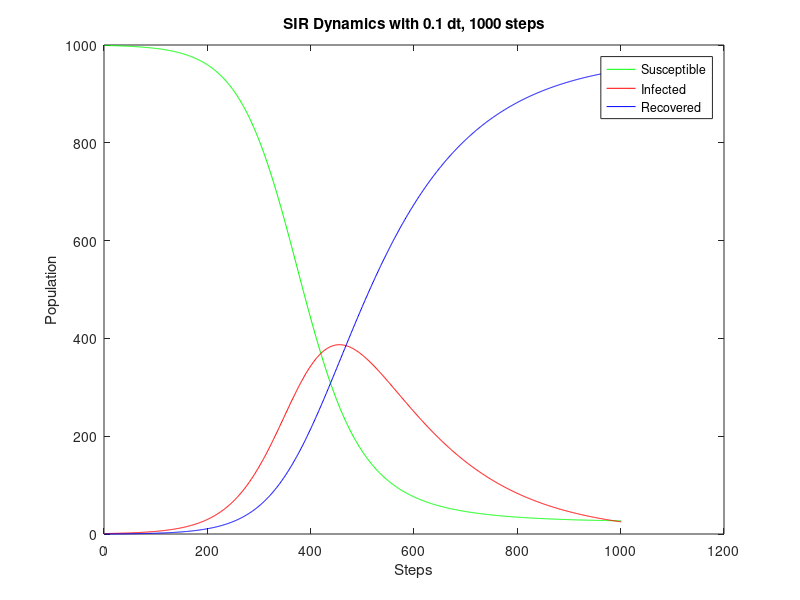

Source code (MATLAB):
steps = 1000;
dt = 0.1;
replications = 0;
dynamics = [
999.000,1.000,0.000;
999.000,1.000,0.000;
999.000,1.000,0.000;
999.000,1.000,0.000;
998.975,1.018,0.007;
998.950,1.037,0.013;
998.925,1.055,0.020;
998.900,1.074,0.027;
998.874,1.093,0.034;
998.847,1.112,0.041;
998.821,1.132,0.048;
998.793,1.152,0.055;
998.766,1.172,0.063;
998.737,1.193,0.070;
998.709,1.214,0.078;
998.679,1.235,0.086;
998.650,1.257,0.094;
998.619,1.279,0.102;
998.588,1.302,0.110;
998.557,1.325,0.118;
998.525,1.348,0.127;
998.493,1.372,0.135;
998.459,1.396,0.144;
998.426,1.421,0.153;
998.392,1.446,0.162;
998.357,1.472,0.172;
998.321,1.498,0.181;
998.285,1.524,0.191;
998.248,1.551,0.201;
998.211,1.578,0.211;
998.173,1.606,0.221;
998.134,1.635,0.231;
998.095,1.663,0.242;
998.055,1.693,0.252;
998.014,1.723,0.263;
997.973,1.753,0.274;
997.930,1.784,0.286;
997.887,1.815,0.297;
997.844,1.848,0.309;
997.799,1.880,0.321;
997.754,1.913,0.333;
997.708,1.947,0.345;
997.661,1.981,0.358;
997.613,2.016,0.370;
997.565,2.052,0.383;
997.515,2.088,0.397;
997.465,2.125,0.410;
997.414,2.163,0.424;
997.362,2.201,0.438;
997.309,2.240,0.452;
997.255,2.279,0.466;
997.200,2.319,0.481;
997.144,2.360,0.496;
997.087,2.402,0.511;
997.029,2.444,0.527;
996.970,2.487,0.542;
996.911,2.531,0.558;
996.850,2.576,0.575;
996.788,2.621,0.591;
996.725,2.667,0.608;
996.660,2.714,0.625;
996.595,2.762,0.643;
996.529,2.811,0.660;
996.461,2.860,0.679;
996.392,2.911,0.697;
996.322,2.962,0.716;
996.251,3.014,0.735;
996.178,3.067,0.754;
996.105,3.121,0.774;
996.030,3.176,0.794;
995.953,3.232,0.814;
995.875,3.289,0.835;
995.796,3.347,0.856;
995.716,3.406,0.878;
995.634,3.466,0.900;
995.551,3.527,0.922;
995.466,3.589,0.945;
995.380,3.652,0.968;
995.292,3.717,0.992;
995.202,3.782,1.015;
995.112,3.849,1.040;
995.019,3.916,1.065;
994.925,3.985,1.090;
994.829,4.055,1.115;
994.732,4.127,1.142;
994.633,4.199,1.168;
994.532,4.273,1.195;
994.429,4.348,1.223;
994.325,4.425,1.251;
994.219,4.502,1.279;
994.110,4.581,1.308;
994.000,4.662,1.338;
993.889,4.744,1.368;
993.775,4.827,1.398;
993.659,4.912,1.429;
993.541,4.998,1.461;
993.421,5.086,1.493;
993.299,5.175,1.526;
993.175,5.266,1.559;
993.049,5.358,1.593;
992.920,5.452,1.628;
992.789,5.548,1.663;
992.656,5.645,1.698;
992.521,5.744,1.735;
992.383,5.845,1.772;
992.243,5.947,1.809;
992.101,6.052,1.848;
991.956,6.158,1.887;
991.808,6.266,1.926;
991.658,6.375,1.967;
991.505,6.487,2.008;
991.350,6.601,2.049;
991.192,6.716,2.092;
991.031,6.834,2.135;
990.867,6.953,2.179;
990.701,7.075,2.224;
990.532,7.199,2.270;
990.359,7.325,2.316;
990.184,7.453,2.363;
990.006,7.583,2.411;
989.825,7.715,2.460;
989.640,7.850,2.510;
989.452,7.987,2.560;
989.262,8.127,2.612;
989.067,8.269,2.664;
988.870,8.413,2.717;
988.669,8.560,2.771;
988.464,8.709,2.826;
988.256,8.861,2.883;
988.045,9.016,2.940;
987.829,9.173,2.998;
987.611,9.333,3.057;
987.388,9.495,3.117;
987.161,9.661,3.178;
986.931,9.829,3.240;
986.696,10.000,3.304;
986.458,10.174,3.368;
986.216,10.351,3.433;
985.969,10.531,3.500;
985.718,10.714,3.568;
985.463,10.900,3.637;
985.203,11.090,3.707;
984.939,11.282,3.779;
984.671,11.478,3.851;
984.397,11.677,3.925;
984.120,11.880,4.000;
983.837,12.086,4.077;
983.550,12.295,4.155;
983.257,12.509,4.234;
982.960,12.725,4.315;
982.658,12.946,4.397;
982.350,13.170,4.480;
982.038,13.398,4.565;
981.720,13.629,4.651;
981.396,13.865,4.739;
981.067,14.105,4.828;
980.733,14.348,4.919;
980.393,14.596,5.011;
980.047,14.848,5.105;
979.695,15.104,5.201;
979.337,15.364,5.298;
978.973,15.629,5.397;
978.603,15.898,5.498;
978.227,16.172,5.601;
977.845,16.450,5.705;
977.456,16.733,5.811;
977.060,17.021,5.919;
976.658,17.314,6.028;
976.249,17.611,6.140;
975.833,17.913,6.253;
975.411,18.221,6.369;
974.981,18.533,6.486;
974.544,18.851,6.606;
974.100,19.173,6.727;
973.648,19.502,6.851;
973.189,19.835,6.976;
972.722,20.174,7.104;
972.247,20.519,7.234;
971.764,20.869,7.366;
971.274,21.225,7.501;
970.775,21.587,7.638;
970.268,21.955,7.777;
969.753,22.329,7.918;
969.229,22.709,8.062;
968.696,23.095,8.208;
968.155,23.488,8.357;
967.605,23.887,8.509;
967.045,24.292,8.663;
966.477,24.704,8.819;
965.899,25.122,8.979;
965.312,25.548,9.140;
964.715,25.980,9.305;
964.108,26.419,9.473;
963.492,26.865,9.643;
962.865,27.319,9.816;
962.228,27.779,9.992;
961.581,28.247,10.171;
960.924,28.723,10.354;
960.255,29.206,10.539;
959.576,29.697,10.727;
958.886,30.195,10.919;
958.185,30.702,11.113;
957.473,31.216,11.311;
956.749,31.739,11.513;
956.013,32.269,11.717;
955.266,32.809,11.925;
954.507,33.356,12.137;
953.736,33.912,12.352;
952.952,34.477,12.571;
952.156,35.051,12.793;
951.348,35.633,13.019;
950.526,36.225,13.249;
949.692,36.825,13.483;
948.844,37.435,13.720;
947.984,38.055,13.962;
947.109,38.683,14.207;
946.221,39.322,14.457;
945.319,39.970,14.711;
944.404,40.628,14.968;
943.473,41.296,15.231;
942.529,41.974,15.497;
941.570,42.663,15.768;
940.595,43.361,16.043;
939.606,44.071,16.323;
938.602,44.790,16.607;
937.583,45.521,16.897;
936.547,46.262,17.190;
935.496,47.015,17.489;
934.429,47.778,17.792;
933.346,48.553,18.101;
932.247,49.339,18.414;
931.130,50.137,18.733;
929.998,50.946,19.056;
928.848,51.767,19.385;
927.681,52.600,19.720;
926.496,53.445,20.059;
925.294,54.302,20.404;
924.074,55.171,20.755;
922.836,56.052,21.111;
921.580,56.947,21.473;
920.306,57.853,21.841;
919.012,58.773,22.215;
917.700,59.705,22.594;
916.369,60.651,22.980;
915.019,61.609,23.372;
913.649,62.581,23.770;
912.260,63.566,24.174;
910.850,64.565,24.585;
909.421,65.577,25.002;
907.971,66.603,25.426;
906.501,67.643,25.857;
905.010,68.696,26.294;
903.498,69.764,26.738;
901.965,70.846,27.189;
900.411,71.942,27.647;
898.835,73.053,28.112;
897.238,74.178,28.584;
895.618,75.318,29.064;
893.977,76.473,29.551;
892.313,77.642,30.045;
890.626,78.826,30.547;
888.917,80.026,31.057;
887.185,81.240,31.575;
885.430,82.470,32.100;
883.652,83.715,32.634;
881.850,84.975,33.175;
880.024,86.251,33.725;
878.175,87.542,34.283;
876.302,88.849,34.850;
874.404,90.171,35.425;
872.482,91.510,36.008;
870.536,92.864,36.601;
868.564,94.234,37.202;
866.568,95.620,37.812;
864.547,97.022,38.431;
862.501,98.440,39.059;
860.430,99.874,39.697;
858.333,101.324,40.343;
856.210,102.790,41.000;
854.062,104.273,41.666;
851.888,105.771,42.341;
849.687,107.286,43.026;
847.461,108.818,43.721;
845.208,110.365,44.427;
842.929,111.929,45.142;
840.624,113.509,45.867;
838.292,115.105,46.603;
835.933,116.718,47.349;
833.548,118.346,48.106;
831.135,119.991,48.873;
828.696,121.652,49.651;
826.230,123.330,50.440;
823.737,125.023,51.240;
821.216,126.732,52.051;
818.669,128.457,52.874;
816.094,130.199,53.707;
813.492,131.956,54.552;
810.863,133.728,55.408;
808.207,135.517,56.276;
805.523,137.321,57.156;
802.812,139.140,58.048;
800.074,140.975,58.951;
797.309,142.825,59.867;
794.516,144.690,60.794;
791.697,146.570,61.734;
788.850,148.464,62.686;
785.976,150.374,63.651;
783.075,152.297,64.628;
780.147,154.236,65.618;
777.192,156.188,66.620;
774.211,158.154,67.635;
771.202,160.134,68.664;
768.168,162.127,69.705;
765.107,164.134,70.759;
762.019,166.154,71.827;
758.906,168.187,72.908;
755.766,170.232,74.002;
752.601,172.290,75.110;
749.410,174.359,76.231;
746.194,176.441,77.366;
742.952,178.534,78.514;
739.685,180.638,79.677;
736.394,182.753,80.853;
733.078,184.879,82.043;
729.737,187.015,83.247;
726.373,189.161,84.466;
722.985,191.317,85.698;
719.573,193.482,86.945;
716.138,195.656,88.206;
712.680,197.839,89.482;
709.199,200.029,90.771;
705.696,202.228,92.076;
702.171,204.434,93.395;
698.625,206.647,94.728;
695.057,208.866,96.077;
691.468,211.092,97.439;
687.859,213.324,98.817;
684.230,215.561,100.209;
680.581,217.803,101.617;
676.912,220.049,103.039;
673.225,222.299,104.476;
669.519,224.553,105.928;
665.795,226.810,107.395;
662.054,229.069,108.877;
658.295,231.331,110.374;
654.520,233.594,111.886;
650.729,235.858,113.413;
646.922,238.123,114.955;
643.099,240.388,116.513;
639.262,242.653,118.085;
635.411,244.916,119.673;
631.546,247.179,121.275;
627.668,249.439,122.893;
623.778,251.697,124.526;
619.875,253.951,126.173;
615.961,256.203,127.836;
612.036,258.450,129.514;
608.101,260.692,131.207;
604.155,262.929,132.915;
600.201,265.161,134.638;
596.238,267.386,136.376;
592.266,269.604,138.129;
588.288,271.815,139.897;
584.302,274.019,141.680;
580.310,276.213,143.477;
576.312,278.399,145.289;
572.310,280.575,147.116;
568.302,282.740,148.957;
564.291,284.896,150.813;
560.277,287.039,152.684;
556.260,289.172,154.569;
552.241,291.291,156.468;
548.220,293.398,158.382;
544.199,295.492,160.309;
540.177,297.571,162.251;
536.156,299.637,164.207;
532.136,301.687,166.177;
528.117,303.722,168.161;
524.101,305.740,170.159;
520.088,307.743,172.170;
516.078,309.728,174.195;
512.072,311.695,176.233;
508.070,313.645,178.285;
504.074,315.576,180.349;
500.084,317.489,182.427;
496.100,319.382,184.518;
492.123,321.255,186.622;
488.154,323.107,188.739;
484.193,324.939,190.868;
480.240,326.750,193.010;
476.297,328.539,195.164;
472.364,330.306,197.330;
468.441,332.051,199.508;
464.529,333.772,201.699;
460.628,335.471,203.901;
456.740,337.146,206.114;
452.864,338.797,208.339;
449.000,340.424,210.576;
445.151,342.026,212.824;
441.315,343.603,215.082;
437.494,345.155,217.352;
433.687,346.681,219.632;
429.896,348.181,221.923;
426.121,349.655,224.224;
422.363,351.103,226.535;
418.621,352.524,228.856;
414.896,353.917,231.187;
411.188,355.284,233.528;
407.499,356.623,235.878;
403.828,357.935,238.237;
400.176,359.218,240.606;
396.543,360.474,242.983;
392.929,361.701,245.370;
389.335,362.900,247.764;
385.762,364.071,250.168;
382.209,365.212,252.579;
378.676,366.325,254.998;
375.165,367.409,257.425;
371.676,368.464,259.860;
368.208,369.490,262.302;
364.762,370.487,264.752;
361.338,371.454,267.208;
357.937,372.392,269.671;
354.558,373.300,272.141;
351.203,374.180,274.618;
347.870,375.029,277.100;
344.561,375.850,279.589;
341.276,376.640,282.083;
338.015,377.402,284.584;
334.777,378.134,287.089;
331.564,378.836,289.600;
328.374,379.509,292.116;
325.210,380.153,294.637;
322.069,380.768,297.163;
318.954,381.353,299.693;
315.863,381.910,302.227;
312.797,382.437,304.766;
309.756,382.936,307.308;
306.741,383.405,309.854;
303.750,383.846,312.404;
300.785,384.259,314.957;
297.844,384.643,317.513;
294.930,384.999,320.072;
292.040,385.327,322.633;
289.176,385.626,325.198;
286.337,385.898,327.764;
283.524,386.143,330.333;
280.736,386.360,332.904;
277.974,386.550,335.477;
275.237,386.712,338.051;
272.525,386.848,340.627;
269.839,386.958,343.204;
267.178,387.040,345.782;
264.542,387.097,348.361;
261.932,387.128,350.940;
259.347,387.133,353.521;
256.787,387.112,356.101;
254.252,387.066,358.682;
251.742,386.995,361.263;
249.256,386.900,363.844;
246.796,386.780,366.424;
244.361,386.635,369.004;
241.950,386.467,371.583;
239.563,386.275,374.162;
237.201,386.059,376.740;
234.864,385.820,379.316;
232.550,385.559,381.891;
230.261,385.274,384.465;
227.995,384.967,387.037;
225.754,384.639,389.607;
223.536,384.288,392.176;
221.342,383.916,394.742;
219.171,383.522,397.307;
217.023,383.108,399.869;
214.899,382.673,402.428;
212.798,382.218,404.985;
210.719,381.742,407.539;
208.663,381.247,410.090;
206.630,380.732,412.638;
204.619,380.198,415.183;
202.630,379.645,417.725;
200.663,379.074,420.263;
198.718,378.484,422.798;
196.795,377.876,425.329;
194.893,377.251,427.856;
193.013,376.608,430.379;
191.154,375.948,432.898;
189.316,375.271,435.413;
187.499,374.577,437.924;
185.702,373.868,440.430;
183.926,373.142,442.932;
182.170,372.401,445.429;
180.434,371.644,447.922;
178.719,370.872,450.409;
177.023,370.085,452.892;
175.346,369.284,455.370;
173.689,368.469,457.842;
172.051,367.639,460.309;
170.433,366.796,462.771;
168.833,365.940,465.228;
167.251,365.070,467.679;
165.688,364.188,470.124;
164.144,363.293,472.563;
162.617,362.385,474.997;
161.109,361.466,477.425;
159.618,360.535,479.847;
158.145,359.592,482.263;
156.689,358.638,484.673;
155.250,357.673,487.076;
153.828,356.698,489.474;
152.424,355.712,491.865;
151.035,354.716,494.249;
149.664,353.709,496.627;
148.308,352.693,498.998;
146.969,351.668,501.363;
145.645,350.633,503.721;
144.338,349.590,506.073;
143.046,348.537,508.417;
141.769,347.477,510.755;
140.507,346.407,513.085;
139.261,345.330,515.409;
138.029,344.245,517.725;
136.813,343.153,520.035;
135.610,342.053,522.337;
134.422,340.946,524.632;
133.249,339.832,526.920;
132.089,338.711,529.200;
130.943,337.584,531.473;
129.811,336.450,533.738;
128.693,335.311,535.996;
127.588,334.165,538.247;
126.496,333.014,540.490;
125.417,331.858,542.725;
124.351,330.696,544.953;
123.298,329.529,547.173;
122.257,328.357,549.386;
121.229,327.180,551.590;
120.214,325.999,553.787;
119.210,324.814,555.976;
118.218,323.624,558.157;
117.239,322.431,560.331;
116.271,321.233,562.496;
115.314,320.032,564.654;
114.369,318.828,566.803;
113.435,317.620,568.945;
112.513,316.409,571.078;
111.601,315.195,573.204;
110.701,313.978,575.321;
109.811,312.759,577.431;
108.931,311.537,579.532;
108.062,310.313,581.625;
107.204,309.086,583.710;
106.355,307.858,585.787;
105.517,306.627,587.856;
104.688,305.395,589.916;
103.870,304.161,591.969;
103.061,302.926,594.013;
102.262,301.689,596.049;
101.472,300.451,598.077;
100.691,299.212,600.096;
99.920,297.972,602.107;
99.158,296.732,604.111;
98.405,295.490,606.105;
97.660,294.248,608.092;
96.925,293.005,610.070;
96.198,291.762,612.040;
95.479,290.519,614.002;
94.770,289.276,615.955;
94.068,288.032,617.900;
93.374,286.789,619.837;
92.689,285.546,621.765;
92.012,284.303,623.685;
91.342,283.060,625.597;
90.681,281.818,627.501;
90.027,280.577,629.396;
89.380,279.336,631.283;
88.741,278.096,633.162;
88.110,276.857,635.033;
87.486,275.619,636.895;
86.869,274.382,638.749;
86.259,273.147,640.595;
85.656,271.912,642.432;
85.060,270.679,644.261;
84.471,269.447,646.082;
83.889,268.216,647.895;
83.313,266.987,649.700;
82.744,265.760,651.496;
82.182,264.534,653.284;
81.626,263.310,655.064;
81.076,262.088,656.836;
80.532,260.868,658.599;
79.995,259.650,660.355;
79.464,258.434,662.102;
78.939,257.220,663.841;
78.419,256.009,665.572;
77.906,254.799,667.295;
77.398,253.592,669.010;
76.896,252.387,670.716;
76.400,251.185,672.415;
75.909,249.985,674.106;
75.424,248.787,675.788;
74.944,247.593,677.463;
74.470,246.400,679.129;
74.001,245.211,680.788;
73.537,244.024,682.439;
73.078,242.840,684.081;
72.625,241.659,685.716;
72.176,240.481,687.343;
71.732,239.306,688.962;
71.294,238.133,690.573;
70.860,236.964,692.176;
70.431,235.798,693.771;
70.006,234.635,695.359;
69.586,233.475,696.939;
69.171,232.318,698.511;
68.761,231.164,700.075;
68.354,230.014,701.632;
67.953,228.867,703.180;
67.555,227.723,704.721;
67.162,226.583,706.255;
66.773,225.446,707.781;
66.389,224.312,709.299;
66.008,223.182,710.809;
65.632,222.056,712.312;
65.260,220.933,713.808;
64.891,219.813,715.296;
64.527,218.697,716.776;
64.167,217.585,718.249;
63.810,216.476,719.714;
63.457,215.371,721.172;
63.108,214.269,722.623;
62.763,213.171,724.066;
62.421,212.077,725.502;
62.083,210.987,726.930;
61.749,209.900,728.351;
61.418,208.817,729.765;
61.090,207.738,731.172;
60.766,206.663,732.571;
60.446,205.591,733.963;
60.128,204.524,735.348;
59.814,203.460,736.726;
59.504,202.400,738.097;
59.196,201.344,739.460;
58.892,200.292,740.816;
58.591,199.243,742.166;
58.293,198.199,743.508;
57.998,197.159,744.843;
57.706,196.122,746.172;
57.417,195.090,747.493;
57.131,194.061,748.807;
56.849,193.037,750.115;
56.568,192.016,751.415;
56.291,191.000,752.709;
56.017,189.987,753.996;
55.745,188.978,755.276;
55.477,187.974,756.549;
55.211,186.973,757.816;
54.947,185.977,759.076;
54.686,184.984,760.329;
54.428,183.996,761.576;
54.173,183.012,762.815;
53.920,182.031,764.049;
53.670,181.055,765.275;
53.422,180.083,766.495;
53.176,179.115,767.709;
52.934,178.151,768.916;
52.693,177.190,770.117;
52.455,176.235,771.311;
52.219,175.283,772.498;
51.986,174.335,773.680;
51.755,173.391,774.854;
51.526,172.451,776.023;
51.299,171.516,777.185;
51.075,170.584,778.341;
50.853,169.656,779.491;
50.633,168.733,780.634;
50.415,167.814,781.771;
50.199,166.898,782.903;
49.986,165.987,784.027;
49.774,165.080,785.146;
49.565,164.176,786.259;
49.357,163.277,787.365;
49.152,162.382,788.466;
48.948,161.491,789.560;
48.747,160.604,790.649;
48.547,159.721,791.732;
48.350,158.842,792.808;
48.154,157.967,793.879;
47.960,157.096,794.944;
47.768,156.229,796.003;
47.578,155.366,797.056;
47.390,154.507,798.103;
47.203,153.652,799.145;
47.018,152.801,800.180;
46.835,151.954,801.210;
46.654,151.111,802.235;
46.474,150.272,803.253;
46.296,149.437,804.266;
46.120,148.606,805.274;
45.946,147.779,806.276;
45.773,146.956,807.272;
45.601,146.136,808.263;
45.432,145.321,809.248;
45.263,144.509,810.227;
45.097,143.702,811.202;
44.932,142.898,812.171;
44.768,142.098,813.134;
44.606,141.302,814.092;
44.446,140.510,815.045;
44.287,139.721,815.992;
44.129,138.937,816.934;
43.973,138.156,817.871;
43.818,137.380,818.802;
43.665,136.607,819.728;
43.513,135.838,820.649;
43.363,135.072,821.565;
43.213,134.311,822.476;
43.066,133.553,823.382;
42.919,132.799,824.282;
42.774,132.048,825.177;
42.630,131.302,826.068;
42.488,130.559,826.953;
42.347,129.820,827.833;
42.207,129.084,828.709;
42.068,128.353,829.579;
41.931,127.625,830.445;
41.794,126.900,831.305;
41.659,126.180,832.161;
41.526,125.463,833.012;
41.393,124.749,833.858;
41.262,124.039,834.699;
41.131,123.333,835.535;
41.002,122.631,836.367;
40.874,121.932,837.194;
40.748,121.236,838.016;
40.622,120.544,838.834;
40.497,119.856,839.647;
40.374,119.171,840.455;
40.251,118.490,841.258;
40.130,117.813,842.057;
40.010,117.138,842.852;
39.890,116.468,843.642;
39.772,115.800,844.427;
39.655,115.137,845.208;
39.539,114.476,845.985;
39.424,113.820,846.757;
39.310,113.166,847.524;
39.196,112.516,848.287;
39.084,111.869,849.046;
38.973,111.226,849.801;
38.863,110.586,850.551;
38.754,109.950,851.297;
38.645,109.317,852.038;
38.538,108.687,852.775;
38.431,108.060,853.508;
38.326,107.437,854.237;
38.221,106.817,854.962;
38.117,106.201,855.682;
38.014,105.588,856.398;
37.912,104.977,857.110;
37.811,104.371,857.818;
37.710,103.767,858.522;
37.611,103.167,859.222;
37.512,102.570,859.918;
37.414,101.976,860.610;
37.317,101.385,861.298;
37.221,100.797,861.981;
37.126,100.213,862.661;
37.031,99.632,863.337;
36.938,99.053,864.009;
36.845,98.478,864.677;
36.752,97.906,865.341;
36.661,97.337,866.002;
36.570,96.772,866.658;
36.480,96.209,867.311;
36.391,95.649,867.960;
36.302,95.092,868.605;
36.215,94.539,869.246;
36.128,93.988,869.884;
36.041,93.441,870.518;
35.956,92.896,871.148;
35.871,92.354,871.775;
35.787,91.815,872.398;
35.703,91.280,873.017;
35.620,90.747,873.633;
35.538,90.217,874.245;
35.457,89.690,874.853;
35.376,89.166,875.458;
35.296,88.644,876.060;
35.216,88.126,876.658;
35.137,87.610,877.252;
35.059,87.098,877.843;
34.982,86.588,878.431;
34.905,86.080,879.015;
34.828,85.576,879.595;
34.753,85.075,880.173;
34.678,84.576,880.747;
34.603,84.080,881.317;
34.529,83.587,881.884;
34.456,83.096,882.448;
34.383,82.608,883.009;
34.311,82.123,883.566;
34.239,81.641,884.120;
34.168,81.161,884.671;
34.098,80.684,885.218;
34.028,80.210,885.762;
33.959,79.738,886.303;
33.890,79.269,886.841;
33.822,78.802,887.376;
33.754,78.338,887.908;
33.687,77.877,888.436;
33.620,77.418,888.961;
33.554,76.962,889.484;
33.488,76.509,890.003;
33.423,76.058,890.519;
33.359,75.609,891.032;
33.295,75.163,891.542;
33.231,74.720,892.049;
33.168,74.279,892.553;
33.106,73.840,893.054;
33.044,73.404,893.552;
32.982,72.970,894.048;
32.921,72.539,894.540;
32.860,72.111,895.029;
32.800,71.684,895.516;
32.740,71.260,895.999;
32.681,70.839,896.480;
32.622,70.420,896.958;
32.564,70.003,897.433;
32.506,69.589,897.905;
32.449,69.177,898.375;
32.392,68.767,898.841;
32.335,68.360,899.305;
32.279,67.954,899.767;
32.223,67.552,900.225;
32.168,67.151,900.681;
32.113,66.753,901.134;
32.059,66.357,901.584;
32.005,65.963,902.032;
31.951,65.572,902.477;
31.898,65.183,902.919;
31.845,64.796,903.359;
31.793,64.411,903.796;
31.741,64.028,904.231;
31.689,63.648,904.663;
31.638,63.270,905.092;
31.587,62.894,905.519;
31.537,62.520,905.943;
31.487,62.148,906.365;
31.437,61.779,906.784;
31.388,61.411,907.201;
31.339,61.046,907.615;
31.290,60.682,908.027;
31.242,60.321,908.437;
31.194,59.962,908.844;
31.147,59.605,909.248;
31.100,59.250,909.650;
31.053,58.897,910.050;
31.007,58.546,910.447;
30.961,58.197,910.842;
30.915,57.850,911.235;
30.869,57.505,911.625;
30.824,57.162,912.013;
30.780,56.821,912.399;
30.735,56.482,912.782;
30.691,56.145,913.163;
30.648,55.810,913.542;
30.604,55.477,913.919;
30.561,55.146,914.293;
30.518,54.816,914.665;
30.476,54.489,915.035;
30.434,54.164,915.403;
30.392,53.840,915.768;
30.350,53.518,916.131;
30.309,53.198,916.492;
30.268,52.880,916.851;
30.228,52.564,917.208;
30.187,52.250,917.563;
30.147,51.937,917.915;
30.108,51.627,918.266;
30.068,51.318,918.614;
30.029,51.011,918.960;
29.990,50.705,919.305;
29.952,50.402,919.647;
29.913,50.100,919.987;
29.875,49.800,920.325;
29.838,49.502,920.661;
29.800,49.205,920.995;
29.763,48.910,921.327;
29.726,48.617,921.657;
29.689,48.326,921.985;
29.653,48.036,922.311;
29.617,47.748,922.635;
29.581,47.462,922.957;
29.545,47.177,923.277;
29.510,46.894,923.596;
29.475,46.613,923.912;
29.440,46.333,924.227;
29.405,46.055,924.539;
29.371,45.779,924.850;
29.337,45.504,925.159;
29.303,45.231,925.466;
29.269,44.959,925.771;
29.236,44.689,926.075;
29.203,44.421,926.376;
29.170,44.154,926.676;
29.137,43.889,926.974;
29.105,43.625,927.270;
29.073,43.363,927.564;
29.041,43.102,927.857;
29.009,42.843,928.148;
28.978,42.586,928.437;
28.946,42.330,928.724;
28.915,42.075,929.010;
28.884,41.822,929.294;
28.854,41.570,929.576;
28.823,41.320,929.856;
28.793,41.072,930.135;
28.763,40.825,930.412;
28.733,40.579,930.688;
28.704,40.335,930.962;
28.674,40.092,931.234;
28.645,39.850,931.504;
28.616,39.611,931.773;
28.588,39.372,932.040;
28.559,39.135,932.306;
28.531,38.899,932.570;
28.503,38.665,932.833;
28.475,38.432,933.094;
28.447,38.200,933.353;
28.419,37.970,933.611;
28.392,37.741,933.867;
28.365,37.514,934.122;
28.338,37.288,934.375;
28.311,37.063,934.626;
28.284,36.839,934.876;
28.258,36.617,935.125;
28.232,36.396,935.372;
28.206,36.177,935.618;
28.180,35.958,935.862;
28.154,35.741,936.104;
28.129,35.526,936.346;
28.103,35.311,936.585;
28.078,35.098,936.824;
28.053,34.886,937.060;
28.028,34.676,937.296;
28.004,34.466,937.530;
27.979,34.258,937.762;
27.955,34.051,937.994;
27.931,33.846,938.223;
27.907,33.641,938.452;
27.883,33.438,938.679;
27.859,33.236,938.904;
27.836,33.035,939.129;
27.813,32.836,939.352;
27.790,32.637,939.573;
27.767,32.440,939.793;
27.744,32.244,940.012;
27.721,32.049,940.230;
27.699,31.855,940.446;
27.676,31.663,940.661;
27.654,31.471,940.875;
27.632,31.281,941.087;
27.610,31.092,941.298;
27.588,30.904,941.508;
27.567,30.717,941.717;
27.545,30.531,941.924;
27.524,30.346,942.130;
27.503,30.163,942.335;
27.482,29.980,942.538;
27.461,29.799,942.740;
27.440,29.618,942.942;
27.419,29.439,943.141;
27.399,29.261,943.340;
27.379,29.084,943.538;
27.358,28.908,943.734;
27.338,28.733,943.929;
27.319,28.559,944.123;
27.299,28.386,944.316;
27.279,28.214,944.507;
27.260,28.043,944.697;
27.240,27.873,944.887;
27.221,27.704,945.075;
27.202,27.536,945.262;
27.183,27.370,945.448;
27.164,27.204,945.632;
27.145,27.039,945.816;
27.127,26.875,945.998;
27.108,26.712,946.180;
27.090,26.550,946.360;
27.072,26.389,946.539;
27.054,26.229,946.717;
27.036,26.070,946.894;
27.018,25.912,947.070;
27.000,25.755,947.245;
26.982,25.599,947.419;
26.965,25.444,947.591;
26.947,25.289,947.763;
26.930,25.136,947.934;
26.913,24.983,948.103;
26.896,24.832,948.272;
];
susceptibleRatio = dynamics (:, 1);
infectedRatio = dynamics (:, 2);
recoveredRatio = dynamics (:, 3);
figure
plot (susceptibleRatio.', 'color', 'green');
hold on
plot (infectedRatio.', 'color', 'red');
hold on
plot (recoveredRatio.', 'color', 'blue');
xlabel ('Steps');
ylabel ('Population');
legend('Susceptible','Infected', 'Recovered');
title ('SIR Dynamics with 0.1 dt, 1000 steps');
